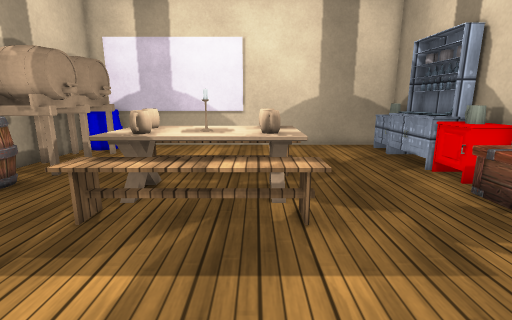
view 1 (above)

12 first-person views from a walk through a 3-D level made in the Unity game engine. The camera is 1.2 m above the floor, tilts 12° down and sees 85° across. The floor is counted in squares, 0.45 m on a side. Each view is taken from the middle of a square. On the plan, view 1 faces up. The plan holds only what a view shows up to about 19 squares ahead; the rest is blank. The player character is not drawn. Some surface patterns are stand-ins.

view 2
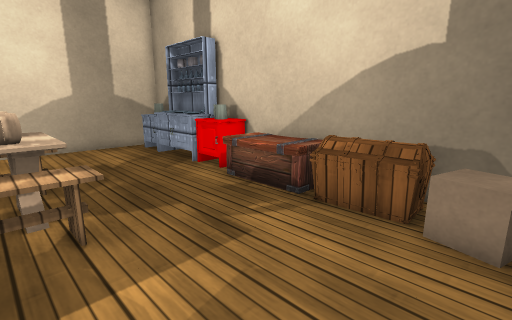

view 3
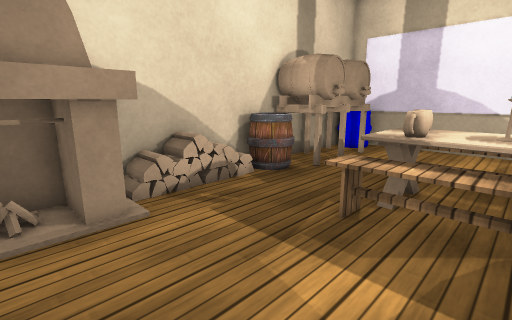

view 4
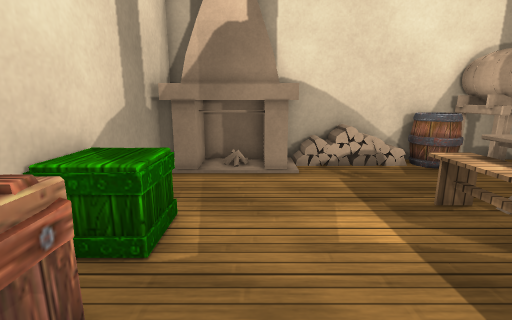

view 5
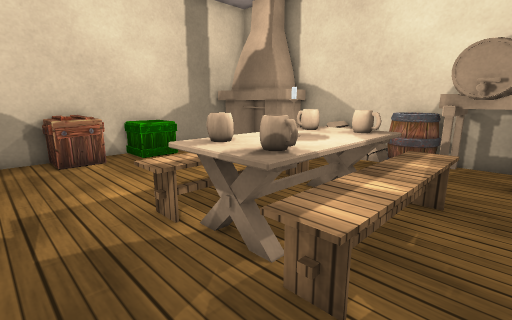

view 6
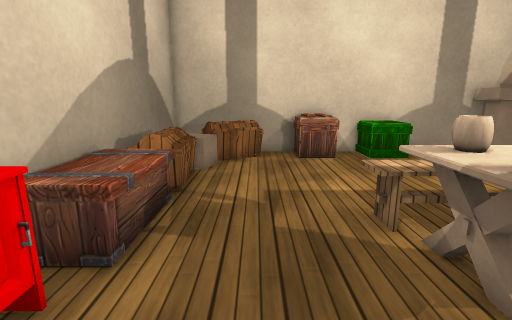

view 7
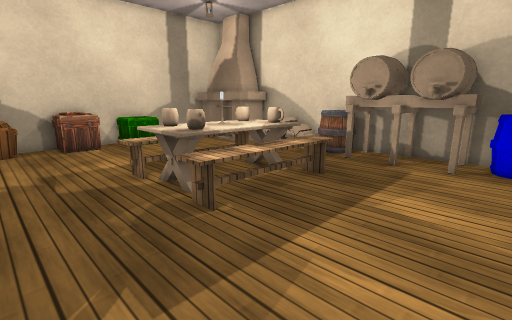

view 8
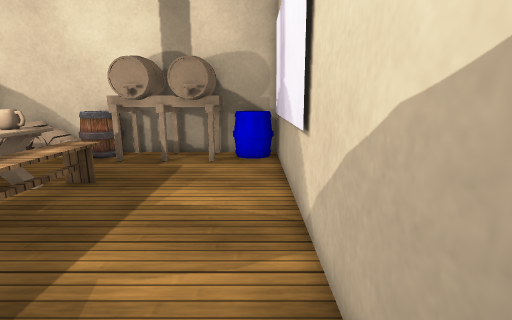

view 9
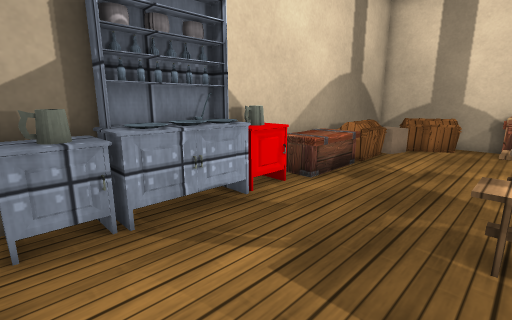

view 10
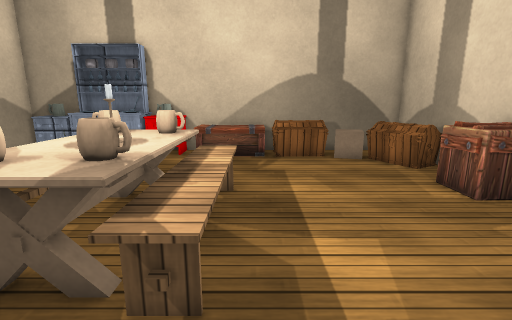

view 11
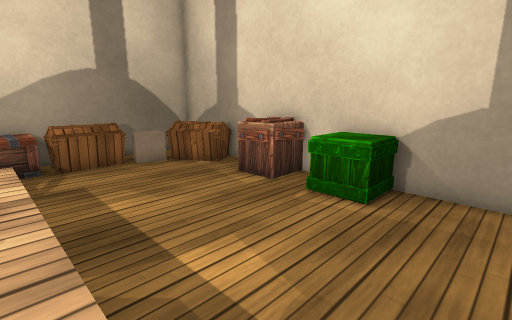

view 12
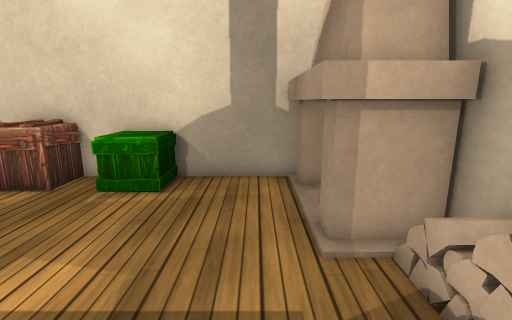

### Floor plan
Ten units are one square. View 1 is at (0, 0); x grows to the right and y downward. Boxes are objects, and circles mark ways between rooms. Rooms are numbered by the first view taken in them; rooms with no view inside come last. Other rooms are left out.
<svg viewBox="-101 -176 191 208">
<path fill="none" stroke="#000" d="M82 -34 82 -46M-96 -99 -96 -12M82 -171 -96 -171 -96 -141M-96 27 82 27 82 -16M-15 -81 -28 -81M8 -94 8 -75M5 -95 12 -95 12 -75M-33 -82 -15 -82M-25 -95 -4 -95M-32 -86 -32 -74M-36 -74 -36 -85M-40 -74 -40 -79M-41 -95 -34 -95M-96 -141 -96 -119M-96 -119 -96 -99"/>
<rect x="-95" y="-25" width="30" height="50" fill="#bbb"><title>fireplace</title></rect>
<rect x="-95" y="-155" width="30" height="80" fill="#bbb"><title>other object</title></rect>
<rect x="-85" y="-45" width="10" height="10" fill="#bbb"><title>other object</title></rect>
<rect x="-45" y="-75" width="70" height="20" fill="#bbb"><title>bench</title></rect>
<rect x="-45" y="-115" width="70" height="20" fill="#bbb"><title>bench</title></rect>
<rect x="-35" y="5" width="20" height="20" fill="#bbb"><title>other object</title></rect>
<rect x="-35" y="-75" width="10" height="10" fill="#bbb"><title>mug</title></rect>
<rect x="-35" y="-95" width="10" height="10" fill="#bbb"><title>mug</title></rect>
<rect x="-15" y="-85" width="10" height="10" fill="#bbb"><title>other object</title></rect>
<rect x="-5" y="5" width="30" height="20" fill="#bbb"><title>other object</title></rect>
<rect x="-5" y="-85" width="20" height="20" fill="#bbb"><title>mug</title></rect>
<rect x="-5" y="-95" width="10" height="10" fill="#bbb"><title>mug</title></rect>
<rect x="35" y="-5" width="30" height="30" fill="#bbb"><title>chest</title></rect>
<rect x="55" y="-15" width="20" height="20" fill="#bbb"><title>cube</title></rect>
<rect x="55" y="-45" width="30" height="30" fill="#bbb"><title>chest</title></rect>
<rect x="55" y="-85" width="30" height="40" fill="#bbb"><title>other object</title></rect>
<rect x="65" y="-165" width="20" height="80" fill="#bbb"><title>other object</title></rect>
<text x="0" y="-70">1</text>
<text x="-80" y="-130">2</text>
<text x="-80" y="-110">3</text>
</svg>

Where each view was taken, in squares from view 1:
view 1: 0 up, 0 right, facing up
view 2: 0 up, 0 right, facing up-right
view 3: 0 up, 1 left, facing up-left
view 4: 1 up, 3 right, facing left
view 5: 12 up, 4 right, facing down-left
view 6: 12 up, 4 right, facing down
view 7: 16 up, 5 right, facing down-left
view 8: 16 up, 5 right, facing left
view 9: 16 up, 1 right, facing down-right
view 10: 5 up, 7 left, facing right
view 11: 6 up, 6 left, facing down-right
view 12: 7 up, 6 left, facing down
